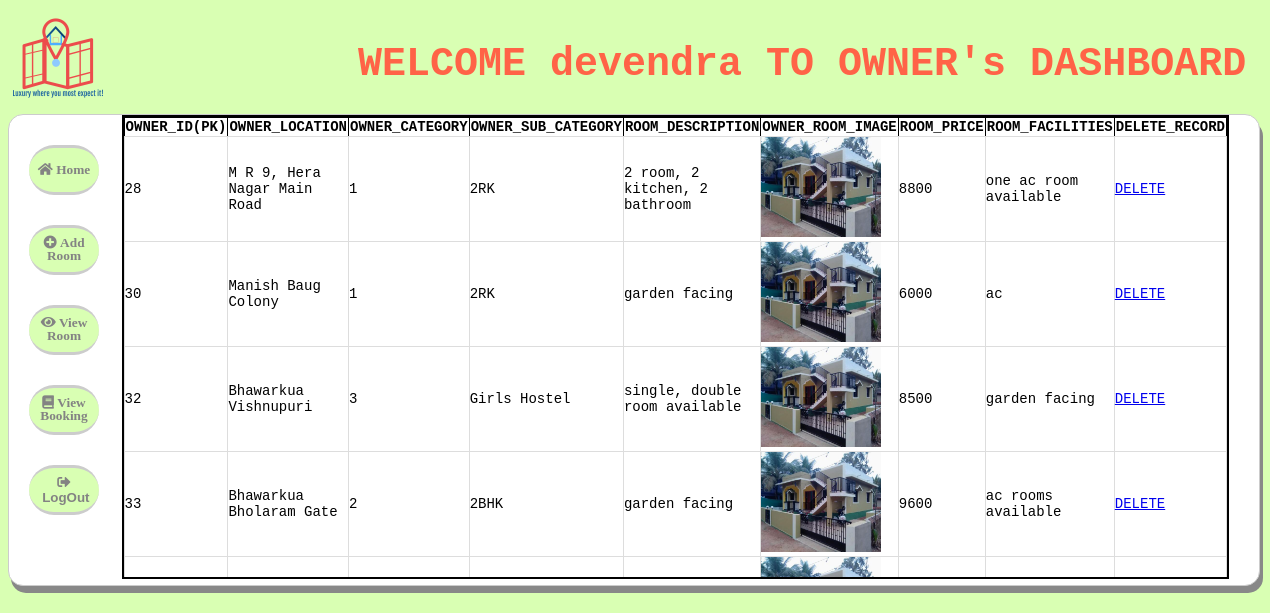
Screenshot of /myapp/owner_view_room (signed in) with the database file from the repository.
### myapp/models.py (models this page shows)
class view_room_db(models.Model):
    location = models.CharField(max_length=50)
    category = models.CharField(max_length=100)
    sub_category = models.CharField(max_length=50)
    description = models.CharField(max_length=500)
    file_upload = models.CharField(max_length=100, default='')
    room_price = models.IntegerField()
    room_facility = models.CharField(max_length=50)

### myapp/views.py (the view)
# urls.py: path('owner_view_room',views.owner_view_room,name='owner_view_room'),
def owner_view_room(request):
    if request.session.has_key("ownerD_key"):
        if owner_login(request):
            view = view_room_db.objects.all()
            return render(request, "myapp/view_room_owner.html",
                          {'sesskey': request.session["ownerD_key"], 'view_room_res': view})
    return render(request, "myapp/view_room_owner.html")

### myapp/views.py (called while the page is built, shortened)
def owner_login(request):
    return render(request, "myapp/signup&login.html")

### myapp/Templates/myapp/view_room_owner.html (shortened to what this page needs)
<!DOCTYPE html>
<html>
<head>
	<link rel="stylesheet" type="text/css" href="/static/css/view_room_owner_css.css">
	<link rel="stylesheet" type="text/css" href="/static/animate.css">
	<link rel="stylesheet" type="text/css" href="https://cdnjs.cloudflare.com/ajax/libs/font-awesome/5.12.1/css/all.min.css">
	<link rel="stylesheet" type="text/css" href="https://cdnjs.cloudflare.com/ajax/libs/font-awesome/5.12.1/css/all.min.css">
</head>
<body>
	<div class="animated " id="ani">
	<div class="owner_main">
		<a href="home"><img src="/static/image/logo7.png" width="100px;"></a><h1>WELCOME {{sesskey}} TO OWNER's DASHBOARD</h1>
	</div>
	<div class="container">
		<a href="ownerD"><button class="btn"><i class="fas fa-home" aria-hidden="true">&nbsp;Home</i></button></a><br>
		<a href="owner_add_room"><button class="btn" ><i class="fa fa-plus-circle" aria-hidden="true">&nbsp;Add Room</i></button></a><br>
			<a href="owner_view_room"><button class="btn"><i class="fa fa-eye" aria-hidden="true">&nbsp;View Room</i></button></a><br>
		<div class="add_content" >
			<table border="1" id="data" class="scrolldown">
				<tbody>
				<tr><th>OWNER_ID(PK)</th><th>OWNER_LOCATION</th><th>OWNER_CATEGORY</th><th>OWNER_SUB_CATEGORY</th><th>ROOM_DESCRIPTION</th><th width="70">OWNER_ROOM_IMAGE</th><th>ROOM_PRICE</th><th>ROOM_FACILITIES</th><th>DELETE_RECORD</th></tr>
				{% for items in view_room_res %}
        			<tr><td width="10">{{items.id}}</td><td>{{items.location}}</td><td>{{items.category}}</td><td>{{items.sub_category}}</td><td width="70">{{items.description}}</td><td><img src="{{items.file_upload}}" width="120"height="100"></td><td>{{items.room_price}}</td><td>{{items.room_facility}}</td><td><a href="delete_owner_add_room?q={{items.id}}">DELETE</a></td></tr>
        		{% endfor %}
				</tbody>
			</table>
		</div>
		<a href="view_booking_owner"><button class="btn"><i class="fa fa-book" aria-hidden="true">&nbsp;View Booking</i></button></a><br>
		<a href="owner_logout"><button class="btn"><i class="fas fa-sign-out-alt"></i>&nbsp;LogOut</button></a>
</div>
</div>
</body>
</html>

### myapp/static/css/view_room_owner_css.css (style rules this page uses)
body { background: #d9ffb3; font-family: monospace; color: #cccccc; }
.owner_main h1 { font-size: 40px; color: tomato; margin-left: 350px; margin-top: -70px; }
button { border-radius: 100px; width: 70px; border-left: 0; border-top: 3px solid #cccccc; border-right: 0; border-bottom: 3px solid #cccccc; height: 50px; color: #838383; font-weight: bold; background: #d9ffb3; margin-top: 30px; margin-left: 20px; }
#ani { animation-delay: 0.5s; }
.container { margin-left: 0px; width: 1250px; height: 470px; background: #fff; border-radius: 15px; border: 1px solid; box-shadow: 3px 7px #888888; }
.btn { top: -115px; }
.add_content { color: #000; float: right; margin-right: 30px; margin-top: -240px; font-size: 14px; }
#data { width:50%; border-collapse: collapse; overflow-y:scroll; }
table.scrolldown { width: 100%; height:460px; border-spacing: 0; border: 2px solid black; }
table.scrolldown tbody, table.scrolldown thead { display: block; }
table.scrolldown tbody { height: 460px; overflow-y: auto; overflow-x: hidden; }
#data td { border: 1px solid #ddd; width:10px; margin:0 0 -15px 0; padding:0; }

### rows the page displays
view_room_db: id "28", location "M R 9, Hera Nagar Main Road", category "1", sub_category "2RK", description "2 room, 2 kitchen, 2 bathroom", file_upload (picture), room_price "8800", room_facility "one ac room available"
view_room_db: id "30", location "Manish Baug Colony", category "1", sub_category "2RK", description "garden facing", file_upload (picture), room_price "6000", room_facility "ac"
view_room_db: id "32", location "Bhawarkua Vishnupuri", category "3", sub_category "Girls Hostel", description "single, double room available", file_upload (picture), room_price "8500", room_facility "garden facing"
view_room_db: id "33", location "Bhawarkua Bholaram Gate", category "2", sub_category "2BHK", description "garden facing", file_upload (picture), room_price "9600", room_facility "ac rooms available"
view_room_db: file_upload (picture)

### other values shown
{{ sesskey }} "devendra"
